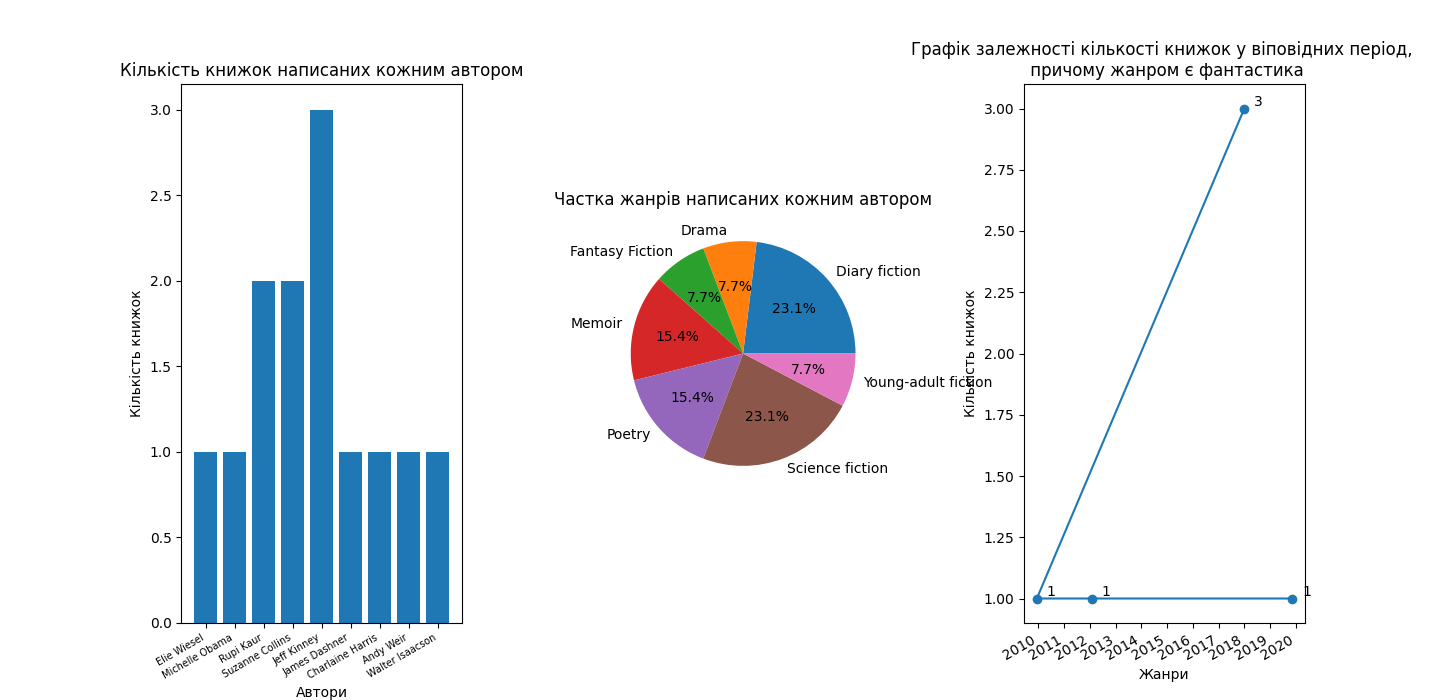

This figure's Python source:
import psycopg2
import matplotlib.pyplot as plt

username = 'Chernysh_Alina'
password = '111'
database = 'Chernysh_Alina_DB'
host = 'localhost'
port = '5432'

query_1 = '''
SELECT TRIM(CONCAT(first_name, ' ', last_name)) as "author_name", COUNT(title) as "count books"
FROM book
INNER JOIN author ON book.author_id = author.author_id
GROUP BY author_name
'''

query_2 = '''
SELECT TRIM(genre_name), COUNT(title)
FROM book
JOIN genre ON book.genre_id = genre.genre_id
GROUP BY genre_name
ORDER BY genre_name
'''

query_3 = '''
SELECT rank_period_name, COUNT(title)
FROM book
INNER JOIN rank_period ON book.period_id = rank_period.period_id
JOIN genre ON book.genre_id = genre.genre_id
where genre_name in ('Diary fiction', 'Science fiction')
GROUP BY rank_period_name
ORDER BY COUNT(title) desc
'''

conn = psycopg2.connect(user=username, password=password, dbname=database, host=host, port=port)

with conn:
    cur = conn.cursor()

    cur.execute(query_1)
    book = []
    quantity = []

    print("Query 1")
    for row in cur:
        print(row)
        book.append(row[0])
        quantity.append(row[1])

    x_range = range(len(book))

    figure, (bar_ax, pie_ax, graph_ax) = plt.subplots(1, 3)
    plt.subplots_adjust(wspace=0.5)
    bar = bar_ax.bar(x_range, quantity)
    bar_ax.set_title('Кількість книжок написаних кожним автором')
    bar_ax.set_xlabel('Автори')
    bar_ax.set_ylabel('Кількість книжок')
    bar_ax.set_xticks(x_range)
    bar_ax.set_xticklabels(book, fontsize=7)
    for label in bar_ax.get_xticklabels():
        label.set_rotation(30)
        label.set_ha('right')

    cur.execute(query_2)
    author = []
    songs = []

    print("Query 2")
    for row in cur:
        print(row)
        author.append(row[0])
        songs.append(row[1])

    pie_ax.pie(songs, labels = author, autopct='%1.1f%%')
    pie_ax.set_title('Частка жанрів написаних кожним автором')

    cur.execute(query_3)
    rank_period = []
    quantity_book = []

    print("Query 3")
    for row in cur:
        print(row)
        rank_period.append(row[0])
        quantity_book.append(row[1])

    graph_ax.plot(rank_period, quantity_book, marker='o')

    graph_ax.set_xlabel('Жанри')
    graph_ax.set_ylabel('Кількість книжок')
    graph_ax.set_title('Графік залежності кількості книжок у віповідних період, \n причому жанром є фантастика')
    for label in graph_ax.get_xticklabels():
        label.set_rotation(30)
        label.set_ha('right')

    for pl, sng in zip(rank_period, quantity_book):
        graph_ax.annotate(sng, xy=(pl, sng), xytext=(7, 2), textcoords='offset points')

mng = plt.get_current_fig_manager()
mng.resize(1450, 700)

plt.show()
